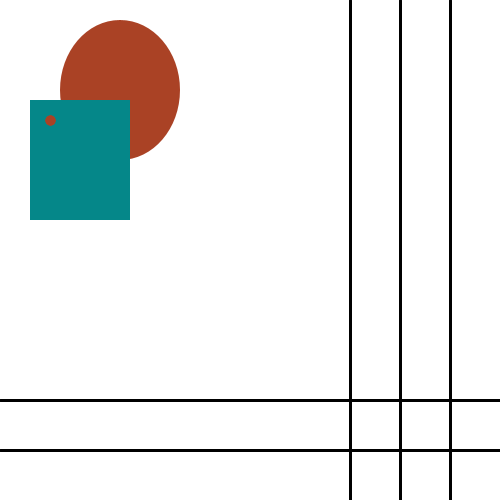
Frame 1 (no input)
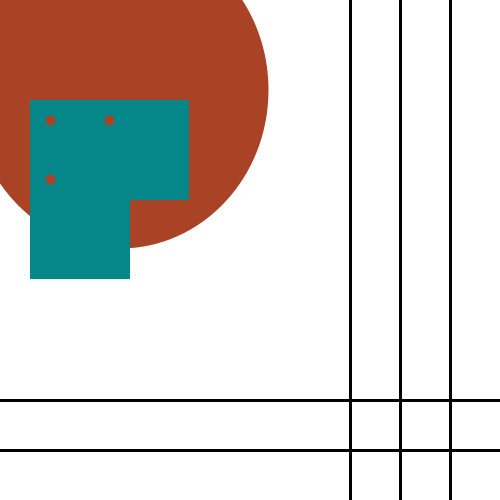
Frame 60 (the mouse pressed at the canvas centre just before this capture)
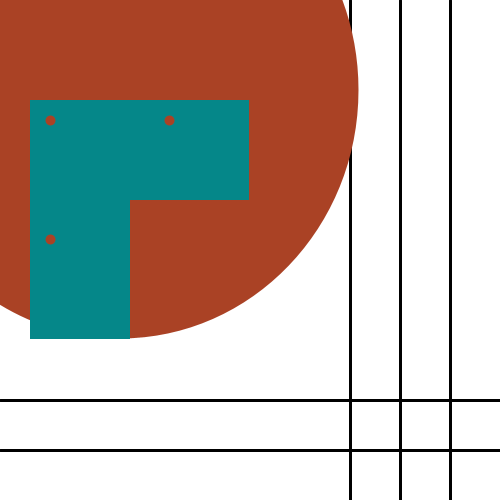
Frame 120 (the mouse held since frame 60 and released just before this capture)

The Processing sketch that drew these frames (run headless with seeded random() and noise(); from frame 60 on, the mouse is pressed at the canvas centre):

// Processing sketch: masquellars02t00
// ── masquellars02t00.pde
//#AA4225 rojo
//#058789 verde agua
int x; 
int y;
int z;
int w;
int a;
int b;

void setup() {
  size(500, 500);
  x = 140;
  y = 120;
  z = 470;
  w = 100; 
  a = 120;
  b = 50;

}

void draw() {
  
  
  background(#FFFFFF);
  
  stroke(#000000);
  strokeWeight(3);
  line(450,500,450,0);
  
  stroke(#000000);
  strokeWeight(3);
  line(400,500,400,0);
  
  stroke(#000000);
  strokeWeight(3);
  line(350,500,350,0);
  
  stroke(#000000);
  strokeWeight(3);
  line(0,450,500,450);
  
  stroke(#000000);
  strokeWeight(3);
  line(0,400,500,400);
  
  
  fill(#AA4225);
   noStroke();
  ellipse(120, 90, y, x);
  
  fill(#058789);
 noStroke();
  rect(30, 120,100,w);
 
 fill(#058789);
 noStroke();
  rect(30, 100,w,100);
 

 strokeWeight(10);
 stroke(#AA4225);
 point(50,120);
 
 strokeWeight(10);
 stroke(#AA4225);
 point(50,a);
 
 strokeWeight(10);
 stroke(#AA4225);
 point(b,120);
 
 
  
  x +=3; 
  y +=3;
  z ++;
  w ++;
  a +=1.8;
  b +=1.8; 
  

  
}
